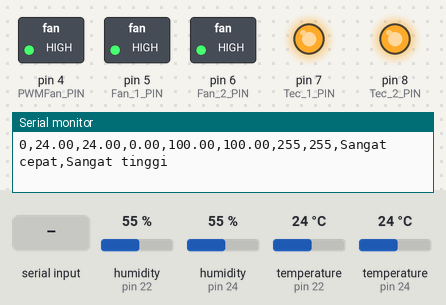
This sketch was run on a simulated Arduino Mega 2560, built with avr-gcc and run on an emulated ATmega2560. Parts: switched loads named in the sketch (green lamp = pin HIGH), output pins drawn as LEDs (lit = HIGH), the last lines printed to the serial monitor. The test bench sets the inputs (shaded band); at power-on: temperature (sensors on pin 24, pin 22) 24 °C, humidity (sensors on pin 22, pin 24) 55 %.

Above: at 1.2 s.
1.3 s: temperature (sensor on pin 24) set to 10.3 °C
6.2 s: temperature (sensor on pin 24) set to 9.4 °C
At 10.7 s:
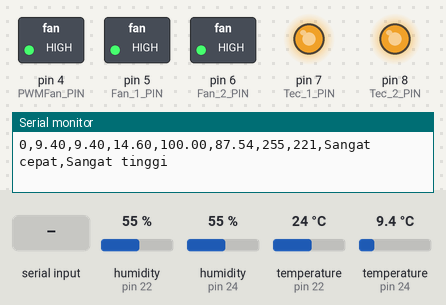
11.5 s: "5\n" received over Serial
At 16.2 s:
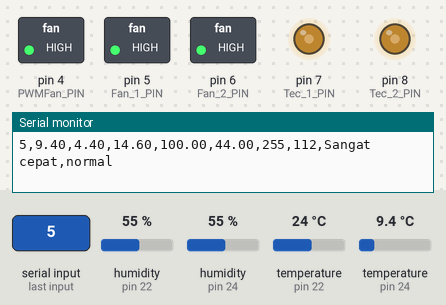
22.3 s: temperature (sensor on pin 22) set to 39.1 °C
27.2 s: temperature (sensor on pin 22) set to 40.2 °C
At 32.3 s:
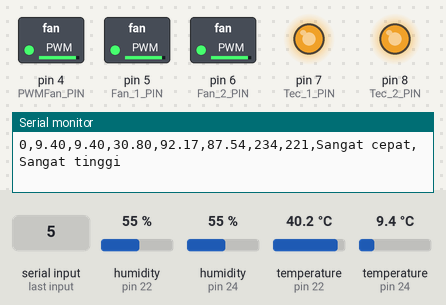
32.6 s: temperature (sensor on pin 24) set to 1 °C
At 36.6 s:
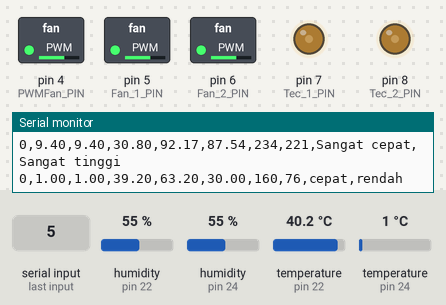
Timing chart, 0 to 38.1 s (numbered marks = the images above; inputs shaded):
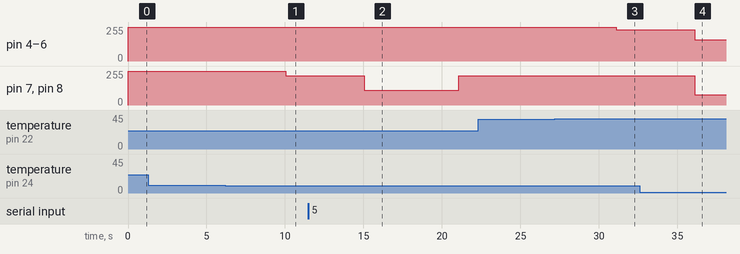

Measured:
- the behaviour switches between 39.4 and 39.5 °C on temperature (sensor on pin 22) (found by bisection; images 2 and 3)
- after the input at 6.2 s, pin 7 (Tec_1_PIN), pin 8 (Tec_2_PIN): 255/255 → 221/255 after 3.8 s
- after the input at 11.5 s, pin 7 (Tec_1_PIN), pin 8 (Tec_2_PIN): 221/255 → 112/255 after 3.6 s, → 221/255 6.0 s later
- after the input at 27.2 s, pin 4 (PWMFan_PIN), pin 5 (Fan_1_PIN), pin 6 (Fan_2_PIN): 255/255 → 234/255 after 3.9 s
- after the input at 32.6 s, pin 4 (PWMFan_PIN), pin 5 (Fan_1_PIN), pin 6 (Fan_2_PIN): 234/255 → 160/255 after 3.5 s; pin 7 (Tec_1_PIN), pin 8 (Tec_2_PIN): 221/255 → 76/255 after 3.5 s

The sketch:

Temperature_Controlled_with_Fuzzy_Logic.ino
```cpp
/********************************
  Sistem Kontrol Suhu dengan
  Logika Fuzzy
  Ilham Maulana Putra
  Fisika - Universitas Airlangga
  2021
*********************************/

// libraries
#include <DHT.h>

// Pin Definitions
#define DHT1_PIN 24 // sensor suhu atas
#define DHT2_PIN 22 // sensor suhu bawah
#define DHTTYPE DHT22   // DHT 22  (AM2302)
#define PWMFan_PIN 4 // PWM Kipas
#define Fan_1_PIN 5 // Kipas peltier 1
#define Fan_2_PIN 6 // Kipas Peltier 2
#define Tec_1_PIN 7 // peltier 1
#define Tec_2_PIN 8 // peltier 2

DHT dht1(DHT1_PIN, DHTTYPE);
DHT dht2(DHT2_PIN, DHTTYPE);

//Variables
int   inputsuhu, pwmValueK, pwmValueP, suhuSetPoint;
float suhuatas,suhubawah, deltasuhu, deltainputsuhu, //pembacaan sensor
      kSangatKecil, kKecil, kNormal, kBesar, kSangatBesar, //anggota fuzzy untuk deltasuhu (Kontrol Kipas)
      kSangatLambat, kLambat, kSedang, kCepat, kSangatCepat, //anggota fuzzy untuk output kecepatan kipas (Kontrol Kipas)
      pSangatDingin, pDingin, pNormal, pPanas, pSangatPanas, //anggota fuzzy untuk deltasuhuinput (Kontrol Peltier)
      pSangatRendah, pRendah, pSedang, pTinggi, pSangatTinggi, //anggota fuzzy untuk keluaran tegangan peltier (kontrol peltier)
      ruleK1, ruleK2a, ruleK2b, ruleK3a, ruleK3b, ruleK4a, ruleK4b, ruleK5, //fuzzy rule untuk pengaturan kipas
      ruleP1, ruleP2a, ruleP2b, ruleP3a, ruleP3b, ruleP4a, ruleP4b, ruleP5, //fuzzy rule untuk pengaturan peltier
      pwm, pwmP, //untuk fuzzifikasi
      outputPeltier, outputKipas; //untuk aturan output
String outputFuzzyK, outputFuzzyP;

void setup()
{
  Serial.begin(9600);
  dht1.begin();
  dht2.begin();
//    pinMode(DHT1_PIN, INPUT);
//    pinMode(DHT2_PIN, INPUT);
    pinMode(PWMFan_PIN, OUTPUT);
    pinMode(Fan_1_PIN, OUTPUT);
    pinMode(Fan_2_PIN, OUTPUT);
    pinMode(Tec_1_PIN, OUTPUT);
    pinMode(Tec_2_PIN, OUTPUT);
}

void loop() {
  inputSuhu();    // fungsi membaca input suhu dari database
  bacaSensor_suhu(); // fungsi membaca suhu dari sensor
  fuzzifikasi();   // fungsi untuk fuzzifikasi
  fuzzy_rule();    // fungsi fuzzy rule
  defuzzifikasi(); // fungsi untuk defuzzifikasi
  output();        // fungsi untuk output (nilai Pwm)
  aturanOutputFuzzy(); // fungsi untuk definisi output nilai fuzzy
  kirimdata();    // fungsi untuk kirim data serial ke raspberry
}

void inputSuhu()
{
  if ( Serial.available() > 0 ) {
     //Membaca input suhu yang dinginkan dari port serial
    inputsuhu = Serial.parseInt();
    suhuSetPoint = int(inputsuhu);
}
}


void bacaSensor_suhu()
{
    suhuatas = dht1.readTemperature(); //baca sensor suhu atas
    suhubawah = dht2.readTemperature(); //baca sensor suhu bawah
    deltasuhu = abs(suhubawah-suhuatas); // mencari nilai deltasuhu atas dan bawah
    deltainputsuhu = abs(suhuatas-suhuSetPoint); //mencari nilai deltasuhu input dan atas
    //Cek jika pembacaan suhu gagal, dan coba pembacaan ulang"
}

//Untuk anggota deltasuhu Sangat Kecil
unsigned char deltasuhuSK(){
  if (deltasuhu <= 30){kSangatKecil =1;}
  else if (deltasuhu >=30 && deltasuhu <= 35){kSangatKecil=(35-deltasuhu)/5;}
  else if (deltasuhu >= 35){kSangatKecil = 0;}
  return kSangatKecil;
}

//Untuk anggota deltasuhu Kecil
unsigned char deltasuhuKC(){
  if (deltasuhu <= 30){kKecil =0;}
  else if (deltasuhu >=30 && deltasuhu <= 35){kKecil=(deltasuhu-30)/5;}
  else if (deltasuhu >=35 && deltasuhu <= 40){kKecil=(40-deltasuhu)/5;}
  else if (deltasuhu >= 40){kKecil = 0;}
  return kKecil;
}

//Untuk anggota deltasuhu Normal
unsigned char deltasuhuNM(){
  if (deltasuhu <= 35){kNormal =0;}
  else if (deltasuhu >=35 && deltasuhu <= 40){kNormal=(deltasuhu-35)/5;}
  else if (deltasuhu >=40 && deltasuhu <= 45){kNormal=(45-deltasuhu)/5;}
  else if (deltasuhu >= 45){kNormal = 0;}
  return kNormal;
}

//Untuk anggota deltasuhu Besar
unsigned char deltasuhuBS(){
  if (deltasuhu <= 40){kBesar =0;}
  else if (deltasuhu >=40 && deltasuhu <= 45){kBesar=(deltasuhu-40)/5;}
  else if (deltasuhu >=45 && deltasuhu <= 50){kBesar=(50-deltasuhu)/5;}
  else if (deltasuhu >= 50){kBesar = 0;}
  return kBesar;
}

//Untuk anggota deltasuhu Sangat Besar
unsigned char deltasuhuSB(){
  if (deltasuhu <= 45){kSangatBesar =0;}
  else if (deltasuhu >=45 && deltasuhu <= 50){kSangatBesar=(deltasuhu-45)/5;}
  else if (deltasuhu >= 50){kSangatBesar = 1;}
  return kSangatBesar;
}

//Untuk anggota pwm kipas Sangat Lambat
unsigned char pwmSL(){
  if (pwm <= 20){kSangatLambat =1;}
  else if (pwm >=20 && pwm <= 40){kSangatLambat=(40-pwm)/20;}
  else if (pwm >= 40){kSangatLambat = 0;}
  return kSangatLambat;
}

//Untuk anggota pwm kipas Lambat
unsigned char pwmLB(){
  if (pwm <= 20){kLambat =0;}
  else if (pwm >=20 && pwm <= 40){kLambat=(pwm-20)/20;}
  else if (pwm >=40 && pwm <= 60){kLambat=(60-pwm)/20;}
  else if (pwm >= 60){kLambat = 0;}
  return kLambat;
}

//Untuk anggota pwm kipas Sedang
unsigned char pwmSD(){
  if (pwm <= 40){kSedang =0;}
  else if (pwm >=40 && pwm <= 60){kSedang=(pwm-40)/20;}
  else if (pwm >=60 && pwm <= 80){kSedang=(80-pwm)/20;}
  else if (pwm >= 80){kSedang = 0;}
  return kSedang;
}

//Untuk anggota pwm kipas Cepat
unsigned char pwmCP(){
  if (pwm <= 60){kCepat =0;}
  else if (pwm >=60 && pwm <= 80){kCepat=(pwm-60)/20;}
  else if (pwm >=80 && pwm <= 100){kCepat=(100-pwm)/20;}
  else if (pwm >= 100){kCepat = 0;}
  return kCepat;
}

//Untuk anggota pwm kipas Sangat Cepat
unsigned char pwmSC(){
  if (pwm <= 80){kSangatCepat =0;}
  else if (pwm >=80 && pwm <= 100){kSangatCepat=(pwm-80)/20;}
  else if (pwm >= 100){kSangatCepat = 1;}
  return kSangatCepat;
}

//untuk anggota deltainputsuhu Sangat Dingin
unsigned char deltainputsuhuSD(){
  if (deltainputsuhu <= 0){pSangatDingin =1;}
  else if (deltainputsuhu >=0 && deltainputsuhu <= 2){pSangatDingin=(2-deltainputsuhu)/2;}
  else if (deltainputsuhu >= 2){pSangatDingin = 0;}
  return pSangatDingin;
}

//untuk anggota deltainputsuhu Dingin
unsigned char deltainputsuhuDG(){
  if (deltainputsuhu <= 2){pDingin =0;}
  else if (deltainputsuhu >=2 && deltainputsuhu <= 4){pDingin=(deltainputsuhu-2)/2;}
  else if (deltainputsuhu >=4 && deltainputsuhu <= 6){pDingin=(6-deltainputsuhu)/2;}
  else if (deltainputsuhu >=6){pDingin = 0;}
  return pDingin;
}

//untuk anggota deltainputsuhu Normal
unsigned char deltainputsuhuNM(){
  if (deltainputsuhu <= 4){pNormal =0;}
  else if (deltainputsuhu >=4 && deltainputsuhu <= 6){pNormal=(deltainputsuhu-4)/2;}
  else if (deltainputsuhu >=6 && deltainputsuhu <= 8){pNormal=(8-deltainputsuhu)/2;}
  else if (deltainputsuhu >=6){pNormal = 0;}
  return pNormal;
}

//untuk anggota deltainputsuhu Panas
unsigned char deltainputsuhuPN(){
  if (deltainputsuhu <= 6){pPanas =0;}
  else if (deltainputsuhu >=6 && deltainputsuhu <= 8){pPanas=(deltainputsuhu-6)/2;}
  else if (deltainputsuhu >=8 && deltainputsuhu <= 10){pPanas=(10-deltainputsuhu)/2;}
  else if (deltainputsuhu >=10){pPanas = 0;}
  return pPanas;
}

//untuk anggota deltainputsuhu SangatPanas
unsigned char deltainputsuhuSP(){
  if (deltainputsuhu <= 8){pSangatPanas =0;}
  else if (deltainputsuhu >=8 && deltainputsuhu <= 10){pSangatPanas=(deltainputsuhu-8)/2;}
  else if (deltainputsuhu >=10){pSangatPanas = 1;}
  return pSangatPanas;
}


//Untuk anggota pwm peltier Sangat rendah
unsigned char pwmPSR(){
  if (pwmP <= 20){pSangatRendah =1;}
  else if (pwmP >=20 && pwmP <= 40){pSangatRendah=(40-pwmP)/20;}
  else if (pwmP >= 40){pSangatRendah = 0;}
  return pSangatRendah;
}

//Untuk anggota pwm peltier rendah
unsigned char pwmPRD(){
  if (pwmP <= 20){pRendah =0;}
  else if (pwmP >=20 && pwmP <= 40){pRendah=(pwmP-20)/20;}
  else if (pwmP >=40 && pwmP <= 60){pRendah=(60-pwmP)/20;}
  else if (pwmP >= 60){pRendah = 0;}
  return pRendah;
}

//Untuk anggota pwm peltier Sedang
unsigned char pwmPSD(){
  if (pwmP <= 40){pSedang =0;}
  else if (pwmP >=40 && pwmP <= 60){pSedang=(pwmP-40)/20;}
  else if (pwmP >=60 && pwmP <= 80){pSedang=(80-pwmP)/20;}
  else if (pwmP >= 80){pSedang = 0;}
  return pSedang;
}

//Untuk anggota pwm peltier Tinggi
unsigned char pwmPTG(){
  if (pwmP <= 60){pTinggi =0;}
  else if (pwmP >=60 && pwmP <= 80){pTinggi=(pwmP-60)/20;}
  else if (pwmP >=80 && pwmP <= 100){pTinggi=(100-pwmP)/20;}
  else if (pwmP >= 100){pTinggi = 0;}
  return pTinggi;
}

//Untuk anggota pwm peltier Sangat Tinggi
unsigned char pwmPST(){
  if (pwmP <= 80){pSangatTinggi =0;}
  else if (pwmP >=80 && pwmP <= 100){pSangatTinggi=(pwmP-80)/20;}
  else if (pwmP >= 100){pSangatTinggi = 1;}
  return pSangatTinggi;
}

//fuzzifikasi
void fuzzifikasi() {
      deltasuhuSK();
      deltasuhuKC();
      deltasuhuNM();
      deltasuhuBS();
      deltasuhuSB();
      pwmSL();
      pwmLB();
      pwmSD();
      pwmCP();
      pwmSC();
      deltainputsuhuSD();
      deltainputsuhuDG();
      deltainputsuhuNM();
      deltainputsuhuPN();
      deltainputsuhuSP();
      pwmPSR();
      pwmPRD();
      pwmPSD();
      pwmPTG();
      pwmPST();
}

//Fuzzy rule
void fuzzy_rule(){
  //rule untuk pengaturan kecepatan kipas pwm
  ruleK1 = 80 + (kSangatKecil*20); //jika delta suhu sangat kecil, maka kipas sangat cepat
  ruleK2a = 60 + (kKecil*20);      //jika delta suhu kecil, maka kipas cepat
  ruleK2b = 100 - (kKecil*20);     //jika delta suhu kecil, maka kipas cepat
  ruleK3a = 40 + (kNormal*20);    //jika delta suhu Normal, maka kipas sedang
  ruleK3b = 80 - (kNormal*20);    //jika delta suhu Normal, maka kipas sedang
  ruleK4a = 20 + (kBesar*20);     //jika delta suhu Besar, maka kipas lambat
  ruleK4b = 60 - (kBesar*20);     //jika delta suhu Besar, maka kipas lambat
  ruleK5  = 40 - (kSangatBesar*20);  //jika delta suhu Sangat Besar, maka kipas sangat lambat
  //rule untuk pengaturan keluaran tegangan peltier
  ruleP1  = 40 - (pSangatDingin*20);  //jika delta input suhu sangat dingin, maka tengangan peltier sangat rendah
  ruleP2a = 20 + (pDingin*20);        //jika delta input suhu Dingin, maka tegangan peltier rendah
  ruleP2b = 60 - (pDingin*20);        //jika delta input suhu Dingin, maka tegangan peltier rendah
  ruleP3a = 40 + (pNormal*20);        //jika delta input suhu Normal, maka tegangan peltier sedang
  ruleP3b = 80 - (pNormal*20);        //jika delta input suhu Normal, maka tegangan peltier sedang
  ruleP4a = 60 + (pPanas*20);        //jika delta input suhu Panas, maka tegangan peltier tinggi
  ruleP4b = 100 - (pPanas*20);        //jika delta input suhu Panas, maka tegangan peltier tinggi
  ruleP5 = 80 + (pSangatPanas*20);     //jika delta input suhu Sangat Panas, maka tegangan peltier Sangat tinggi
}

void defuzzifikasi(){
  //Defuzzifikasi untuk pwm Kipas
  outputKipas = ((ruleK1*kSangatKecil) + (ruleK2a*kKecil) + (ruleK2b*kKecil) + (ruleK3a*kNormal) + (ruleK3b*kNormal) + (ruleK4a*kBesar) + (ruleK4b*kBesar) + (ruleK5*kSangatBesar))/(kSangatKecil+kKecil+kKecil+kNormal+kNormal+kBesar+kBesar+kSangatBesar);
  //Defuzzifikasi untuk pwm peltier
  outputPeltier = ((ruleP1*pSangatDingin) + (ruleP2a*pDingin) + (ruleP2b*pDingin) + (ruleP3a*pNormal) + (ruleP3b*pNormal) + (ruleP4a*pPanas) + (ruleP4b*pPanas) + (ruleP5*pSangatPanas))/(pSangatDingin+pDingin+pDingin+pNormal+pNormal+pPanas+pPanas+pSangatPanas);
}
void output(){
  pwmValueK = map(outputKipas, 0, 100, 0, 255); //konversi persentase ke nilai PWM untuk Kipas
  pwmValueP = map(outputPeltier, 0, 100, 0 ,255); //konversi persentase ke nilai PWM untuk Peltier

  //Output dengan masing-masing nilai PWM
  analogWrite(PWMFan_PIN, pwmValueK);
  analogWrite(Fan_1_PIN, pwmValueK);
  analogWrite(Fan_2_PIN, pwmValueK);
  analogWrite(Tec_1_PIN, pwmValueP);
  analogWrite(Tec_2_PIN, pwmValueP);

}
void aturanOutputFuzzy () {

  if (outputKipas <= 20) outputFuzzyK = "Sangat lambat";
  else if (outputKipas >=20 && outputKipas <= 40) outputFuzzyK = "lambat";
  else if (outputKipas >=40 && outputKipas <= 60) outputFuzzyK = "sedang";
  else if (outputKipas >=60 && outputKipas <= 80) outputFuzzyK = "cepat";
  else if (outputKipas >=80 && outputKipas <= 100) outputFuzzyK = "Sangat cepat";

  if (outputPeltier <= 20) outputFuzzyP = "Sangat rendah";
  else if (outputPeltier >=20 && outputPeltier <= 40) outputFuzzyP = "rendah";
  else if (outputPeltier >=40 && outputPeltier <= 60) outputFuzzyP = "normal";
  else if (outputPeltier >=60 && outputPeltier <= 80) outputFuzzyP = "tinggi";
  else if (outputPeltier >=80 && outputPeltier <= 100) outputFuzzyP = "Sangat tinggi";
}
void kirimdata() {
  Serial.print(String(suhuSetPoint));
  Serial.print(',');
  Serial.print(String(suhuatas));
  Serial.print(',');
  Serial.print(String(deltainputsuhu));
  Serial.print(',');
  Serial.print(String(deltasuhu));
  Serial.print(',');
  Serial.print(String(outputKipas));
  Serial.print(',');
  Serial.print(String(outputPeltier));
  Serial.print(',');
  Serial.print(String(pwmValueK));
  Serial.print(',');
  Serial.print(String(pwmValueP));
  Serial.print(',');
  Serial.print(String(outputFuzzyK));
  Serial.print(',');
  Serial.print(String(outputFuzzyP));
  Serial.println();
  delay(5000);
}
```
